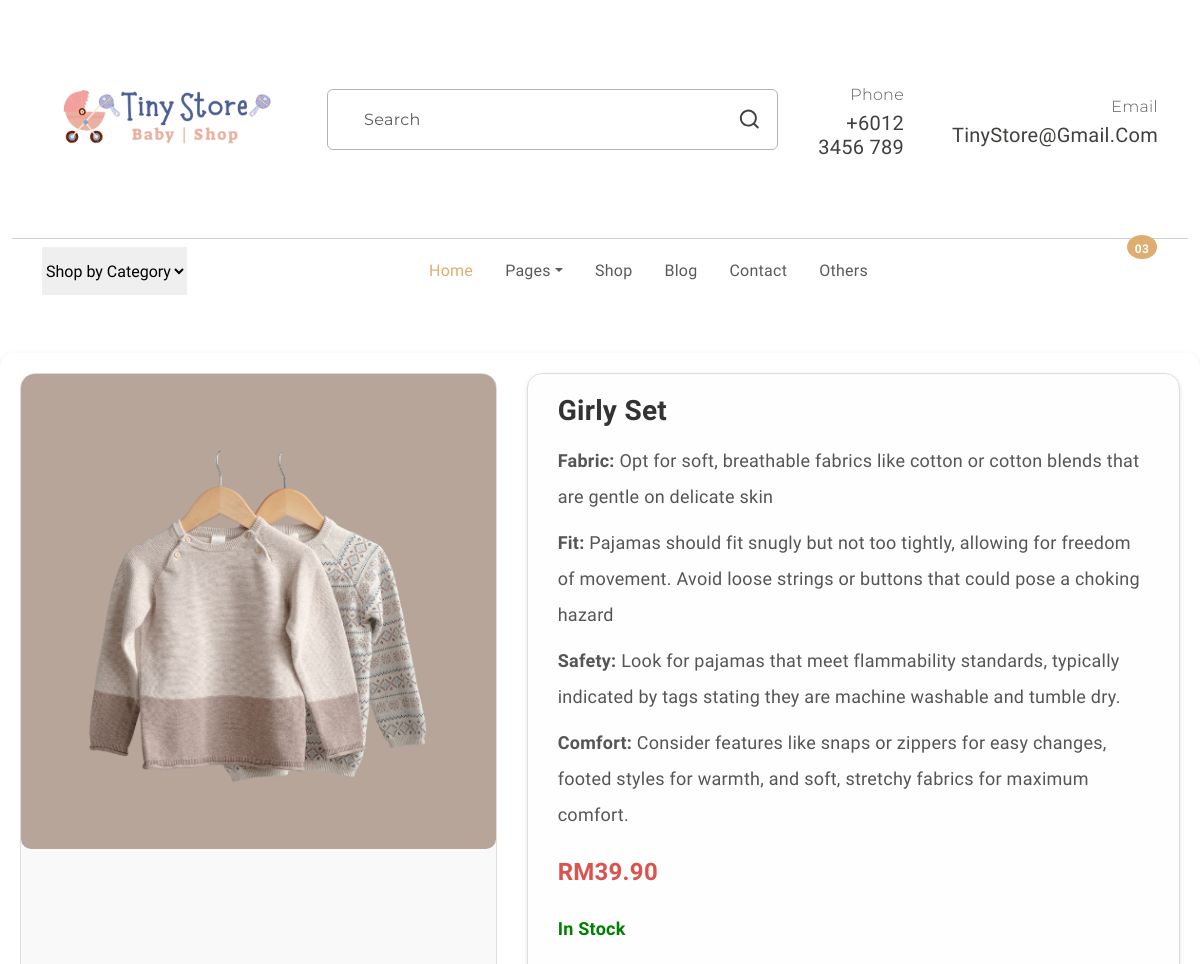
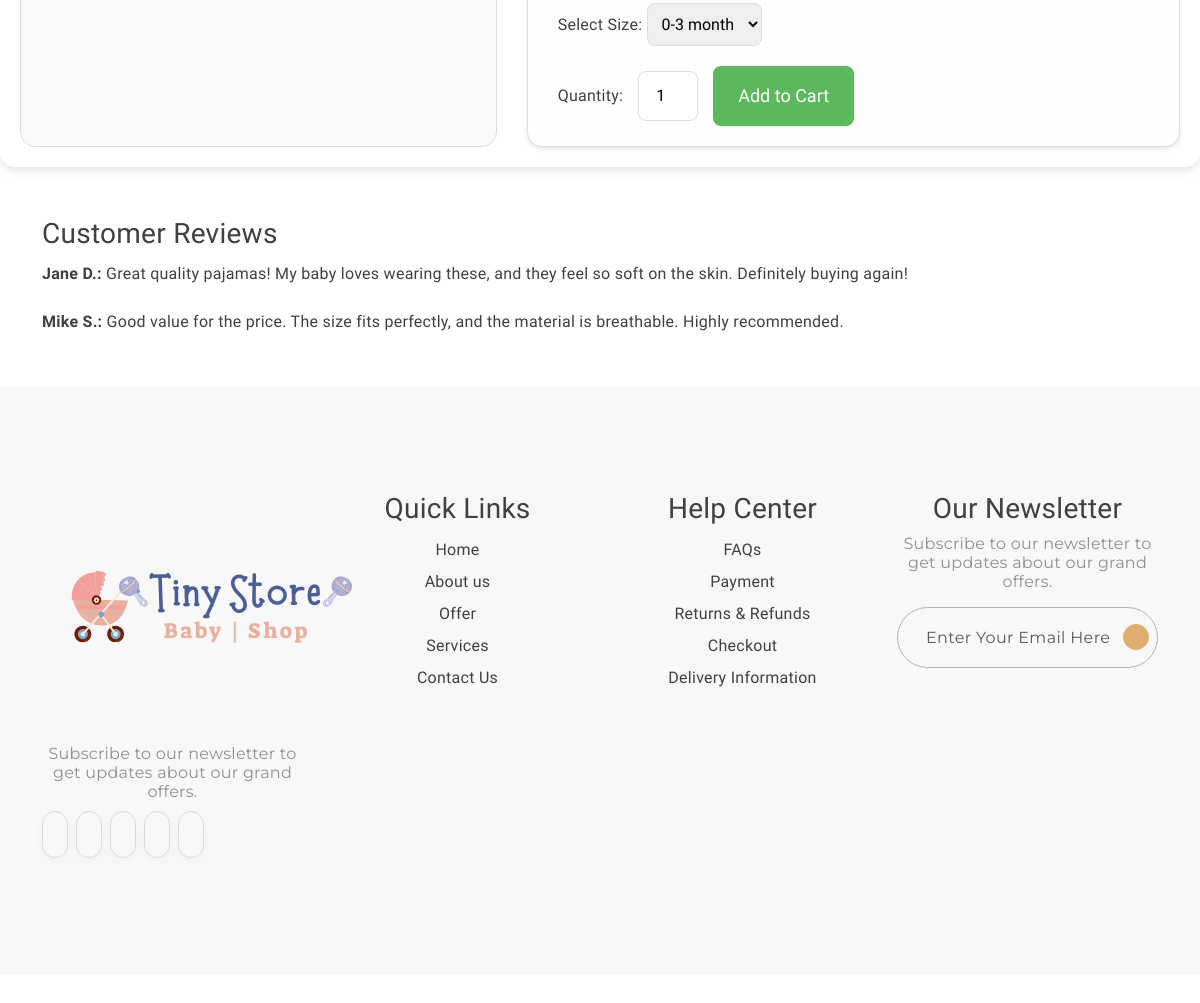
The app's page /baju2Detail.php with its own data (2 pictures, top to bottom).
### tables this page shows
CREATE TABLE `products` (
  `product_id` int(11) NOT NULL,
  `name` varchar(255) NOT NULL,
  `category` varchar(100) NOT NULL,
  `price` decimal(10,2) NOT NULL,
  `image` varchar(255) DEFAULT NULL,
  `is_featured` tinyint(1) DEFAULT 0,
  `created_at` timestamp NOT NULL DEFAULT current_timestamp()
);

### baju2Detail.php (the view, shortened to what this page needs)
<?php
include 'db_connect.php';
$product_id = isset($_GET['product_id']) ? intval($_GET['product_id']) : 2;
$sql = "SELECT * FROM products WHERE product_id = ?";
$stmt = $conn->prepare($sql);
$stmt->bind_param("i", $product_id);
$stmt->execute();
$result = $stmt->get_result();
if ($result->num_rows > 0) {
  $product = $result->fetch_assoc();
} else {
  echo "Product not found.";
  exit;
}
?>
<!DOCTYPE html>
<html lang="en">
<head>
  <link rel="stylesheet" href="detail.css">
<link rel="stylesheet" href="https://cdn.jsdelivr.net/npm/swiper@9/swiper-bundle.min.css" />
<link href="https://cdn.jsdelivr.net/npm/bootstrap@5.3.0-alpha3/dist/css/bootstrap.min.css" rel="stylesheet"
>
<link rel="stylesheet" type="text/css" href="css/vendor.css">
<link rel="stylesheet" type="text/css" href="style.css">
</head>
      <header>
        <div class="container py-2">
          <div class="row py-4 pb-0 pb-sm-4 align-items-center ">
            <div class="col-sm-4 col-lg-3 text-center text-sm-start">
              <div class="main-logo">
                <a href="index.php">
                  <img src="images/logo.png" alt="logo" class="img-fluid">
                </a>
              </div>
            </div>
            <div class="col-sm-6 offset-sm-2 offset-md-0 col-lg-5 d-none d-lg-block">
              <div class="search-bar border rounded-2 px-3 border-dark-subtle">
                <form id="search-form" class="text-center d-flex align-items-center" action="" method="">
                  <input type="text" class="form-control border-0 bg-transparent"
                    placeholder="Search" />
                  <svg xmlns="http://www.w3.org/2000/svg" width="24" height="24" viewBox="0 0 24 24">
                    <path fill="currentColor"
                      d="M21.71 20.29L18 16.61A9 9 0 1 0 16.61 18l3.68 3.68a1 1 0 0 0 1.42 0a1 1 0 0 0 0-1.39ZM11 18a7 7 0 1 1 7-7a7 7 0 0 1-7 7Z" />
                  </svg>
                </form>
              </div>
            </div>
            <div
              class="col-sm-8 col-lg-4 d-flex justify-content-end gap-5 align-items-center mt-4 mt-sm-0 justify-content-center justify-content-sm-end">
              <div class="support-box text-end d-none d-xl-block">
                <span class="fs-6 secondary-font text-muted">Phone</span>
                <h5 class="mb-0">+6012 3456 789</h5>
              </div>
              <div class="support-box text-end d-none d-xl-block">
                <span class="fs-6 secondary-font text-muted">Email</span>
                <h5 class="mb-0">TinyStore@gmail.com</h5>
              </div>
            </div>
          </div>
        </div>
        <div class="container-fluid">
          <hr class="m-0">
        </div>
        <div class="container">
          <nav class="main-menu d-flex navbar navbar-expand-lg ">
            <div class="offcanvas offcanvas-end" tabindex="-1" id="offcanvasNavbar" aria-labelledby="offcanvasNavbarLabel">
              <div class="offcanvas-body justify-content-between">
                <select class="filter-categories border-0 mb-0 me-5">
                  <option>Shop by Category</option>
                </select>
                <ul class="navbar-nav menu-list list-unstyled d-flex gap-md-3 mb-0">
                  <li class="nav-item">
                    <a href="index.php" class="nav-link active">Home</a>
                  </li>
                  <li class="nav-item dropdown">
                    <a class="nav-link dropdown-toggle" role="button" id="pages" data-bs-toggle="dropdown"
                      aria-expanded="false">Pages</a>
                  </li>
                  <li class="nav-item">
                    <a href="productPage.html" class="nav-link">Shop</a>
                  </li>
                  <li class="nav-item">
                    <a href="index.php" class="nav-link">Blog</a>
                  </li>
                  <li class="nav-item">
                    <a href="contactUs.html" class="nav-link">Contact</a>
                  </li>
                  <li class="nav-item">
                    <a href="index.php" class="nav-link">Others</a>
                  </li>
                </ul>
                <div class="d-none d-lg-flex align-items-end">
                  <ul class="d-flex justify-content-end list-unstyled m-0">
                    <li>
                    </li>
                    <li>
                    </li>
                    <li class="">
                      <a href="index.php" class="mx-3" data-bs-toggle="offcanvas" data-bs-target="#offcanvasCart"
                        aria-controls="offcanvasCart">
                        <span class="position-absolute translate-middle badge rounded-circle bg-primary pt-2">
                          03
                        </span>
                      </a>
                    </li>
                  </ul>
                </div>
              </div>
            </div>
          </nav>
        </div>
      </header>
<body>
    <div class="container1">
      <div class="product-image">
        <img src="images/<?php echo htmlspecialchars($product['image'] ?? 'default.png'); ?>" alt="<?php echo htmlspecialchars($product['name']); ?>">
      </div>
      <div class="product-details">
        <h2><?php echo htmlspecialchars($product['name']); ?></h2>
            <p><strong>Fabric:</strong> Opt for soft, breathable fabrics like cotton or cotton blends that are gentle on delicate skin</p>
            <p><strong>Fit:</strong> Pajamas should fit snugly but not too tightly, allowing for freedom of movement. Avoid loose strings or buttons that could pose a choking hazard</p>
            <p><strong>Safety:</strong> Look for pajamas that meet flammability standards, typically indicated by tags stating they are machine washable and tumble dry.</p>
            <p><strong>Comfort:</strong> Consider features like snaps or zippers for easy changes, footed styles for warmth, and soft, stretchy fabrics for maximum comfort.</p>
            <p class="price">RM<?php echo number_format($product['price'], 2); ?></p>
            <p class="stock-status in-stock">In Stock</p>
            <div class="size-selection">
                <label for="size">Select Size: </label>
                <select id="size">
                    <option value="small">0-3 month</option>
                </select>
            </div>
            <div class="add-to-cart">
              <label for="quantity">Quantity:</label>
              <input type="number" id="quantity" value="1" min="1">
              <button>Add to Cart</button>
          </div>
        </div>
    </div>
    <div class="container reviews">
        <h3>Customer Reviews</h3>
        <p><strong>Jane D.:</strong> Great quality pajamas! My baby loves wearing these, and they feel so soft on the skin. Definitely buying again!</p>
        <p><strong>Mike S.:</strong> Good value for the price. The size fits perfectly, and the material is breathable. Highly recommended.</p>
    </div>
    <footer id="footer" class="my-5">
        <div class="container py-5 my-5">
          <div class="row">
            <div class="col-md-3">
              <div class="footer-menu">
                <img src="images/logo.png" alt="logo">
                <p class="blog-paragraph fs-6 mt-3">Subscribe to our newsletter to get updates about our grand offers.</p>
                <div class="social-links">
                  <ul class="d-flex list-unstyled gap-2">
                    <li class="social">
                      <a href="#">
                        <iconify-icon class="social-icon" icon="ri:facebook-fill"></iconify-icon>
                      </a>
                    </li>
                    <li class="social">
                      <a href="#">
                        <iconify-icon class="social-icon" icon="ri:twitter-fill"></iconify-icon>
                      </a>
                    </li>
                    <li class="social">
                      <a href="#">
                        <iconify-icon class="social-icon" icon="ri:pinterest-fill"></iconify-icon>
                      </a>
                    </li>
                    <li class="social">
                      <a href="#">
                        <iconify-icon class="social-icon" icon="ri:instagram-fill"></iconify-icon>
                      </a>
                    </li>
                    <li class="social">
                      <a href="#">
                        <iconify-icon class="social-icon" icon="ri:youtube-fill"></iconify-icon>
                      </a>
                    </li>
                  </ul>
                </div>
              </div>
            </div>
            <div class="col-md-3">
              <div class="footer-menu">
                <h3>Quick Links</h3>
                <ul class="menu-list list-unstyled">
                  <li class="menu-item">
                    <a href="#" class="nav-link">Home</a>
                  </li>
                  <li class="menu-item">
                    <a href="aboutUs.html" class="dropdown-item">About us</a>
                  </li>
                  <li class="menu-item">
                    <a href="#" class="nav-link">Offer </a>
                  </li>
                  <li class="menu-item">
                    <a href="#" class="nav-link">Services</a>
                  </li>
                  <li class="menu-item">
                    <a href="#" class="nav-link">Contact Us</a>
                  </li>
                </ul>
              </div>
            </div>
            <div class="col-md-3">
              <div class="footer-menu">
                <h3>Help Center</h5>
                  <ul class="menu-list list-unstyled">
                    <li class="menu-item">
                      <a href="faq.html" class="nav-link">FAQs</a>
                </li>
                    <li class="menu-item">
                      <a href="#" class="nav-link">Payment</a>
                    </li>
                    <li class="menu-item">
                      <a href="#" class="nav-link">Returns & Refunds</a>
                    </li>
                    <li class="menu-item">
                      <a href="#" class="nav-link">Checkout</a>
                    </li>
                    <li class="menu-item">
                      <a href="#" class="nav-link">Delivery Information</a>
                    </li>
                  </ul>
              </div>
            </div>
            <div class="col-md-3">
              <div>
                <h3>Our Newsletter</h3>
                <p class="blog-paragraph fs-6">Subscribe to our newsletter to get updates about our grand offers.</p>
                <div class="search-bar border rounded-pill border-dark-subtle px-2">
                  <form class="text-center d-flex align-items-center" action="" method="">
                    <input type="text" class="form-control border-0 bg-transparent" placeholder="Enter your email here" />
                    <iconify-icon class="send-icon" icon="tabler:location-filled"></iconify-icon>
                  </form>
                </div>
              </div>
            </div>
          </div>
        </div>
      </footer>
</body>
</html>

### detail.css (style rules this page uses)
body { font-family: Arial, sans-serif; margin: 0; padding: 0; background-color: #f4f4f9; }
.container1 { max-width: 1200px; margin: 50px auto; padding: 20px; display: flex; flex-wrap: wrap; gap: 30px; background-color: #ffffff; border-radius: 15px; box-shadow: 0 4px 10px rgba(0, 0, 0, 0.1); overflow: hidden; }
.product-image { flex: 1 1 400px; text-align: center; border-radius: 15px; overflow: hidden; border: 1px solid #ddd; background-color: #f9f9f9; }
.product-image img { max-width: 100%; border-radius: 10px; transition: transform 0.3s ease; }
.product-details { flex: 2 1 500px; background-color: #fefefe; padding: 20px 30px; border-radius: 15px; border: 1px solid #ddd; box-shadow: 0 2px 5px rgba(0, 0, 0, 0.1); }
.product-details h2 { font-size: 28px; font-weight: bold; color: #333; margin-bottom: 15px; }
.product-details p { font-size: 18px; color: #555; margin: 10px 0; }
.product-details .price { font-size: 24px; font-weight: bold; color: #d9534f; margin: 15px 0; }
.stock-status { font-size: 16px; margin: 10px 0; }
.stock-status.in-stock { color: green; font-weight: bold; }
.badge { padding: 5px 10px; border-radius: 12px; font-size: 14px; font-weight: bold; }
.size-selection { margin: 20px 0; }
.size-selection select { padding: 10px; font-size: 16px; border: 1px solid #ddd; border-radius: 8px; }
.add-to-cart { display: flex; align-items: center; gap: 15px; margin-top: 20px; }
.add-to-cart button { padding: 12px 25px; font-size: 18px; background-color: #5cb85c; color: white; border: none; border-radius: 8px; cursor: pointer; transition: background-color 0.3s ease; }
.add-to-cart input { width: 60px; padding: 8px; font-size: 16px; text-align: center; border: 1px solid #ddd; border-radius: 8px; }
footer { background-color: #f8f8f8; padding: 10px; text-align: center; margin-top: 20px; }

### style.css (style rules this page uses)
:root { --header-height: 160px; --header-height-min: 80px; }
:root { --accent-color: #DEAD6F; --dark-color: #222222; --light-dark-color: #727272; --light-color: #fff; --grey-color: #dbdbdb; --light-grey-color: #fafafa; --primary-color: #6995B1; --light-primary-color: #eef1f3; }
:root { --body-font: 'Chilanka', cursive; --heading-font: 'Chilanka', cursive; --secondary-font: 'Montserrat', sans-serif; }
body { --bs-link-color: #333; --bs-link-hover-color: #333; --bs-link-color-rgb: 40, 40, 40; --bs-link-hover-color-rgb: 0, 0, 0; --bs-light-rgb: 248, 248, 248; --bs-font-sans-serif: 'Chilanka', cursive; --bs-body-font-family: var(--bs-font-sans-serif); --bs-body-font-size: 1rem; --bs-body-font-weight: 400; --bs-body-line-height: 2; --bs-body-color: #41403E; --bs-primary: #DEAD6F; --bs-primary-rgb: 222, 173, 111; --bs-primary-bg-subtle: #FFF9EB; --bs-border-color: #F7F7F7; --bs-secondary-rgb: 230, 243, 251; --bs-success-rgb: 238, 245, 228; --bs-danger-rgb: 249, 235, 231; --bs-warning-rgb: 255, 249, 235; --bs-info-rgb: 230, 243, 250; }
body { letter-spacing: 0.01625rem; }
h1, h2, h3, h4, h5, h6 { font-family: var(--heading-font); color: var(--bs-body-color); font-weight: 400; text-transform: capitalize; }
a { text-decoration: none; }
.secondary-font { font-family: var(--secondary-font); font-weight: 300; }
.search-bar { border: 1px solid #EAEAEA; }
.search-bar ::placeholder { font-family: var(--secondary-font); }
.navbar-nav .nav-link.active, .navbar-nav .nav-link.show, .nav-link:focus, .nav-link:hover { color: var(--accent-color); }
.form-control { color: #908F8D; line-height: normal; letter-spacing: 0.02125rem; text-transform: capitalize; border-radius: 0.25rem; border: 1px solid rgba(65, 64, 62, 0.20); background: #FFF; display: flex; padding: 1.25rem 0rem 1.25rem 1.25rem; align-items: center; gap: 0.375rem; align-self: stretch; }
.blog-paragraph { color: #908F8D; font-size: 1rem; font-weight: 400; line-height: normal; font-family: var(--secondary-font); }
iconify-icon.social-icon { color: #CACACA; font-size: 1.125rem; padding: 0.75rem; border-radius: 4.375rem; border: 1px solid #D9D9D8; box-shadow: 0px 4px 12px 0px rgba(0, 0, 0, 0.03); transition: all 0.5s ease; }
iconify-icon.send-icon { cursor: pointer; font-size: 1.125rem; padding: 0.75rem; border-radius: 4.375rem; color: #FFF; border: 1px solid #DEAD6F; background: #DEAD6F; }

### records on screen
products: image (picture), name "Girly Set", price "39.90"
